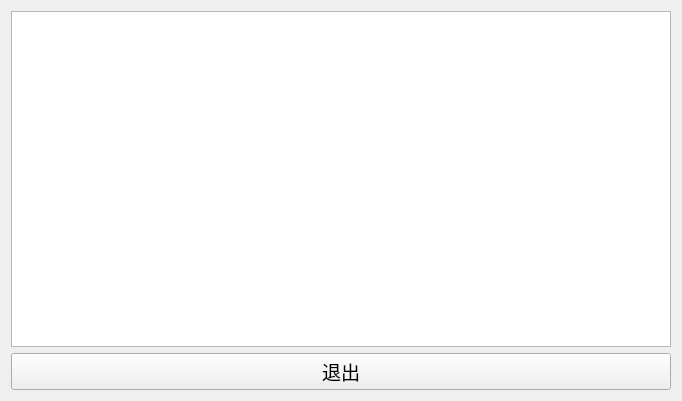
<?xml version="1.0" encoding="UTF-8"?>
<ui version="4.0">
 <class>Form_QuiryShow</class>
 <widget class="QWidget" name="Form_QuiryShow">
  <property name="geometry">
   <rect>
    <x>0</x>
    <y>0</y>
    <width>682</width>
    <height>401</height>
   </rect>
  </property>
  <property name="windowTitle">
   <string>查询结果</string>
  </property>
  <layout class="QVBoxLayout" name="verticalLayout">
   <item>
    <widget class="QListView" name="listView">
     <property name="font">
      <font>
       <family>等线</family>
       <pointsize>14</pointsize>
      </font>
     </property>
    </widget>
   </item>
   <item>
    <widget class="QPushButton" name="pushButton_Exit">
     <property name="font">
      <font>
       <family>等线</family>
       <pointsize>14</pointsize>
      </font>
     </property>
     <property name="text">
      <string>退出</string>
     </property>
     <property name="shortcut">
      <string>Esc</string>
     </property>
    </widget>
   </item>
  </layout>
 </widget>
 <resources/>
 <connections>
  <connection>
   <sender>pushButton_Exit</sender>
   <signal>clicked()</signal>
   <receiver>Form_QuiryShow</receiver>
   <slot>close()</slot>
   <hints>
    <hint type="sourcelabel">
     <x>340</x>
     <y>378</y>
    </hint>
    <hint type="destinationlabel">
     <x>340</x>
     <y>200</y>
    </hint>
   </hints>
  </connection>
 </connections>
</ui>
